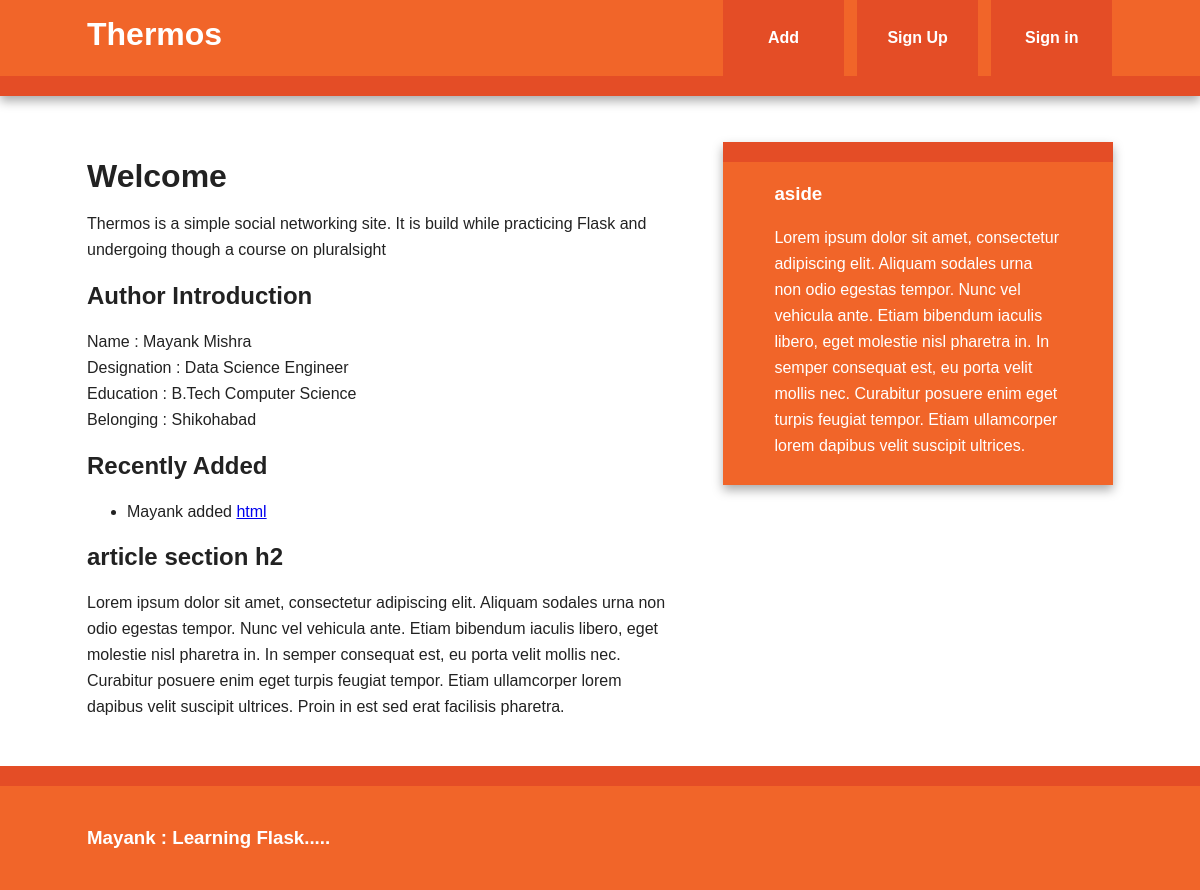
/index, run on the app's committed database.
### models.py (models this page shows, shortened)
class User(db.Model):
    id = db.Column(db.Integer, primary_key = True)
    username = db.Column(db.String(80), unique = True)
    email = db.Column(db.String(120), unique = True)
    bookmarks = db.relationship('Bookmark', backref = 'user', lazy = 'dynamic')

class Bookmark(db.Model):
    id = db.Column(db.Integer, primary_key = True)
    url = db.Column(db.Text, nullable = False)
    date = db.Column(db.DateTime, default = datetime.utcnow)
    description = db.Column(db.String(300))
    user_id = db.Column(db.Integer, db.ForeignKey('user.id'), nullable = False)
    @staticmethod
    def newest(num):
        return Bookmark.query.order_by(desc(Bookmark.date)).limit(num)

### thermos.py (the view)
@app.route('/')
@app.route('/index')
def index():
    return render_template('index.html', title = "Author Introduction", user = Author('Mayank', 'Mishra', 'Data Science Engineer', 'B.Tech Computer Science', 'Shikohabad'), new_bookmarks = Bookmark.newest(5))

### author.py (called while the page is built)
    def Firstname(self):
        return "{} ".format(self.firstname)

    def Lastname(self):
        return "{}".format(self.lastname)

    def Occupation(self):
        return "{}".format(self.occupation)

    def Education(self):
            return "{} ".format(self.education)

    def Belonging(self):
        return "{} ".format(self.belonging)

### templates/index.html (shortened to what this page needs)
{% extends "base.html" %}
{% block content %}
    <article>
        <header>
              <h1>Welcome</h1>
              <p>Thermos is a simple social networking site. It is build while practicing Flask and undergoing though a course on pluralsight </p>
        </header>
        <section>
              <h2>{{ title }}</h2>
              <p>Name : {{ user.Firstname()}} {{user.Lastname()}} <br/>
                 Designation : {{user.Occupation()}} <br/>
                 Education : {{user.Education()}} <br/>
                 Belonging : {{user.Belonging()}}
              </p>
        </section>
        <section>
              <h2>Recently Added</h2>
              {% if new_bookmarks %}
                  <ul>
                      {% for bm in new_bookmarks %}
                          <li>
                            {{ bm.user.username }} added <a href="{{ bm.url }}"> {{ bm.description }}</a>
                          </li>
                      {% endfor %}
                  </ul>
              {% else %}
                    No bookmarks yet.
              {% endif %}
        </section>
        <section>
              <h2>article section h2</h2>
              <p>Lorem ipsum dolor sit amet, consectetur adipiscing elit. Aliquam sodales urna non odio egestas tempor. Nunc vel vehicula ante. Etiam bibendum iaculis libero, eget molestie nisl pharetra in. In semper consequat est, eu porta velit mollis nec. Curabitur posuere enim eget turpis feugiat tempor. Etiam ullamcorper lorem dapibus velit suscipit ultrices. Proin in est sed erat facilisis pharetra.</p>
        </section>
    </article>
{% endblock %}

### templates/base.html (shortened to what this page needs)
<!doctype html>
<html class="no-js" lang="">
    <head>
        <link rel="stylesheet" href="{{url_for('static', filename = 'css/normalize.min.css')}}">
        <link rel="stylesheet" href="{{url_for('static', filename = 'css/main.css')}}">
    </head>
    <body>
        <div class="header-container">
            <header class="wrapper clearfix">
                <a href="{{url_for('index')}}"><h1 class="title">Thermos</h1></a>
                <nav>
                    <ul>
                        <li><a href="{{ url_for('add') }}">Add</a></li>
                        <li><a href="#">Sign Up</a></li>
                        <li><a href="#">Sign in</a></li>
                    </ul>
                </nav>
            </header>
        </div>
        <div class="main-container">
            <div class="main wrapper clearfix">
                {% block content %}
                {% endblock %}
                {% block sidebar %}
                    <aside>
                        <h3>aside</h3>
                        <p>Lorem ipsum dolor sit amet, consectetur adipiscing elit. Aliquam sodales urna non odio egestas tempor. Nunc vel vehicula ante. Etiam bibendum iaculis libero, eget molestie nisl pharetra in. In semper consequat est, eu porta velit mollis nec. Curabitur posuere enim eget turpis feugiat tempor. Etiam ullamcorper lorem dapibus velit suscipit ultrices.</p>
                    </aside>
                {% endblock %}
            </div>
        </div>
        <div class="footer-container">
            <footer class="wrapper">
                <h3>Mayank : Learning Flask.....</h3>
            </footer>
        </div>
    </body>
</html>

### static/css/main.css (style rules this page uses)
html { color: #222; font-size: 1em; line-height: 1.4; }
body { font: 16px/26px Helvetica, Helvetica Neue, Arial; }
.wrapper { width: 90%; margin: 0 5%; }
.header-container { border-bottom: 20px solid #e44d26; }
.footer-container, .main aside { border-top: 20px solid #e44d26; }
.header-container, .footer-container, .main aside { background: #f16529; }
.title { color: white; }
nav ul { margin: 0; padding: 0; list-style-type: none; }
nav a { display: block; margin-bottom: 10px; padding: 15px 0; text-align: center; text-decoration: none; font-weight: bold; color: white; background: #e44d26; }
.main { padding: 30px 0; }
.main article h1 { font-size: 2em; }
.main aside { color: white; padding: 0px 5% 10px; }
.footer-container footer { color: white; padding: 20px 0; }
@media only screen and (min-width: 480px) { nav a { float: left; width: 27%; margin: 0 1.7%; padding: 25px 2%; margin-bottom: 0; } }
@media only screen and (min-width: 480px) { nav li:first-child a { margin-left: 0; } }
@media only screen and (min-width: 480px) { nav li:last-child a { margin-right: 0; } }
@media only screen and (min-width: 480px) { nav ul li { display: inline; } }
@media only screen and (min-width: 768px) { .header-container, .main aside { -webkit-box-shadow: 0 5px 10px #aaa; -moz-box-shadow: 0 5px 10px #aaa; box-shadow: 0 5px 10px #aaa; } }
@media only screen and (min-width: 768px) { .title { float: left; } }
@media only screen and (min-width: 768px) { nav { float: right; width: 38%; } }
@media only screen and (min-width: 768px) { .main article { float: left; width: 57%; } }
@media only screen and (min-width: 768px) { .main aside { float: right; width: 28%; } }
@media only screen and (min-width: 1140px) { .wrapper { width: 1026px; margin: 0 auto; } }
.clearfix:before, .clearfix:after { content: " "; display: table; }
.clearfix:after { clear: both; }
.clearfix { *zoom: 1; }

### data on the page
User: Firstname "Mayank"
Bookmark: user.username "Mayank", description "html"

### other printed values
{{ title }} "Author Introduction"
{{ user.Lastname() }} "Mishra"
{{ user.Occupation() }} "Data Science Engineer"
{{ user.Education() }} "B.Tech Computer Science"
{{ user.Belonging() }} "Shikohabad"
